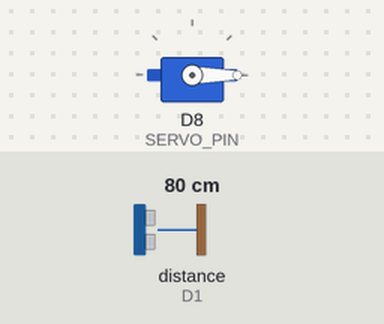
The sketch below on a simulated ESP8266 (NodeMCU). On the bench: servo. The test bench sets the inputs (shaded band); at power-on: distance to the obstacle (sensor on D1) 80 cm. The echo pulse lasts 58.3 µs per cm; what the sketch prints to the serial monitor is not drawn.

Above: at 0.05 s.
At 4.55 s:
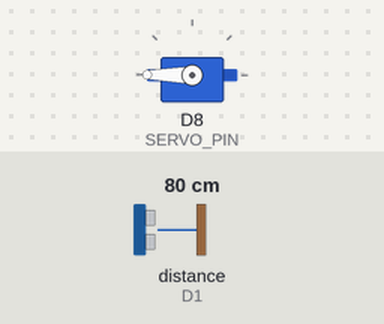
Timing chart, 0 to 5.9 s (numbered marks = the images above):
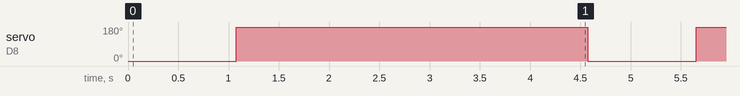

The sketch:

Arduino.ino
```cpp
#include "NewPing.h"
#include <Servo.h>

#define TRIGGER_PIN D0
#define ECHO_PIN D1
#define SERVO_PIN D8

#define MAX_DISTANCE 120
#define SENSITIVITY 0.8

NewPing sonar(TRIGGER_PIN, ECHO_PIN, MAX_DISTANCE);
Servo servo;

float duration, distance;
void setup() {
  // put your setup code here, to run once:
  Serial.begin(115200);
  servo.attach(SERVO_PIN);
  servo.write(0);
}

int detection_counter = 1;
int succeed_detection = 0;
void loop() {
  // put your main code here, to run repeatedly:
  distance = sonar.ping_cm();
  detection_counter+=1;
  // Send results to Serial Monitor
  Serial.print("Distance = ");

  if (distance >= 90 || distance <= 2)
  {
    Serial.println("Out of range");
  }
  else
  {
    succeed_detection+=1;
    Serial.print(distance);
    Serial.println(" cm");
  }
  if(detection_counter%200==0)
  {
    if(succeed_detection>200*SENSITIVITY)
    {
      servo.write(180);
      delay(3500);
      servo.write(0);
    }

    detection_counter = 1;
    succeed_detection = 0;
  }
}
```

Measured:
- by itself, servo on D8 (SERVO_PIN): alternates 180° for 3.5 s and 0° for 1.1 s
